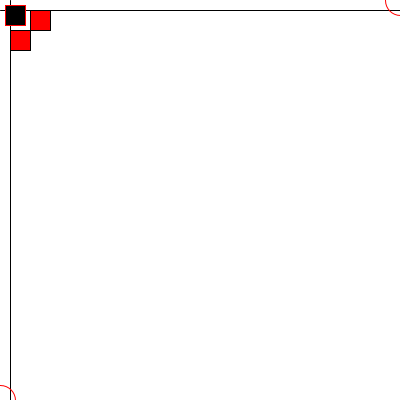
Frame 1 (no input)
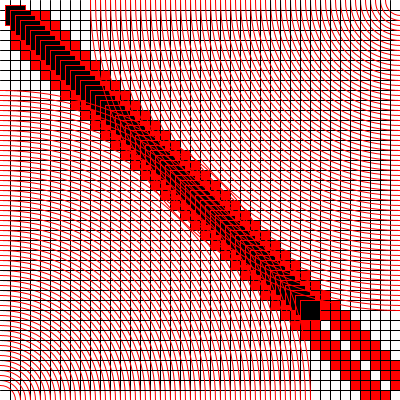
Frame 60 (the mouse pressed at the canvas centre just before this capture)
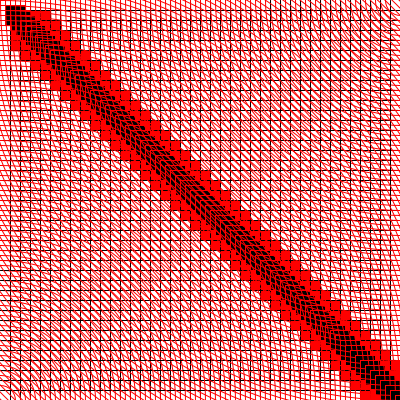
Frame 120 (the mouse held since frame 60 and released just before this capture)

The Processing sketch that drew these frames (run headless with seeded random() and noise(); from frame 60 on, the mouse is pressed at the canvas centre):

// Processing sketch: processing_167289
// ── processing_167289.pde

float a=0;
float b=20;
float c=0;
float d=0;

void setup() {
  size(400, 400);
  background(255);
}

void draw() {

  d=d+10;
  stroke(0);
  line(0, d, 400, d);


  stroke(0);
  line(d, 0, d, 400);



  b = b+10;
  c = c+10;
  fill(255, 0, 0);
  rect(b, c, 20, 20);

  fill(255, 0, 0);
  rect(c, b, 20, 20);

  a = a+5;
  stroke(255, 0, 0);
  fill(0);
  rect(a, a, 20, 20);

  stroke(255, 0, 0);
  noFill();
  ellipseMode(CENTER);
  ellipse(400, 0, b, b);

  stroke(255, 0, 0);
  noFill();
  ellipseMode(CENTER);
  ellipse(0, 400, b, b);
}
